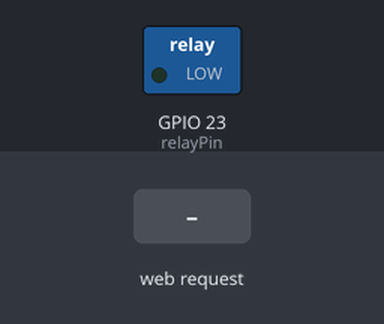
A program run on a simulated ESP32. Shown: switched loads named in the program (green lamp = pin HIGH). The test bench sets the inputs (shaded band). WiFi joins after 1.5 s; servers stay silent unless stated; not simulated (calls return 0 or success): secrets.h; what the program prints to the serial monitor is not drawn.

Above: at 2.7 s.
2.8 s: HTTP request GET /trigger received
At 3.2 s:
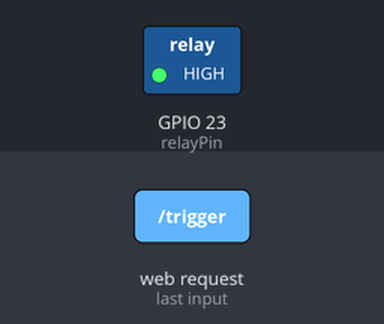
Timing chart, 0 to 5.8 s (numbered marks = the images above; inputs shaded):
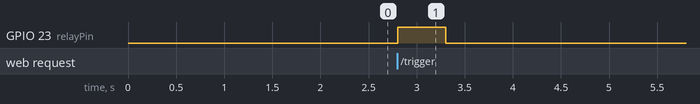

The program:

main.cpp
```cpp
#include <WiFi.h>
#include "secrets.h" // Das Anführungszeichen ist wichtig, weil es eine lokale Datei ist
// WLAN Daten - Ändere das auf dein Heimnetzwerk
const char* ssid = WIFI_SSID;
const char* password = WIFI_PASS;

const int relayPin = 23; // Pin 23 ist mit dem Relais verbunden

WiFiServer server(80);

void setup() {
  Serial.begin(115200);
  pinMode(relayPin, OUTPUT);
  digitalWrite(relayPin, LOW); // Relais standardmäßig aus

  WiFi.begin(ssid, password);
  while (WiFi.status() != WL_CONNECTED) {
    delay(500);
    Serial.print(".");
  }
  Serial.println("\nWiFi verbunden! IP: ");
  Serial.println(WiFi.localIP());
  server.begin();
}

void loop() {
  WiFiClient client = server.available();
  if (client) {
    String request = client.readStringUntil('\r');
    if (request.indexOf("/trigger") != -1) {
      Serial.println("PC Power-Button Trigger!");
      digitalWrite(relayPin, HIGH); // Relais an
      delay(500);                   // 500ms halten
      digitalWrite(relayPin, LOW);  // Relais aus
      client.println("HTTP/1.1 200 OK\nContent-Type: text/plain\n\nPC gestartet!");
    }
    client.stop();
  }
}
```

Measured:
- after the input at 2.8 s, GPIO 23 (relayPin): LOW → HIGH at once, → LOW 0.50 s later
